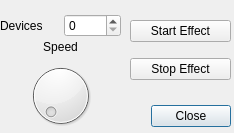
<?xml version="1.0" encoding="UTF-8"?>
<ui version="4.0">
 <class>EffectAnimator</class>
 <widget class="QDialog" name="EffectAnimator">
  <property name="geometry">
   <rect>
    <x>0</x>
    <y>0</y>
    <width>234</width>
    <height>133</height>
   </rect>
  </property>
  <property name="windowTitle">
   <string>Dialog</string>
  </property>
  <widget class="QDialogButtonBox" name="buttonBox">
   <property name="geometry">
    <rect>
     <x>130</x>
     <y>100</y>
     <width>101</width>
     <height>32</height>
    </rect>
   </property>
   <property name="orientation">
    <enum>Qt::Horizontal</enum>
   </property>
   <property name="standardButtons">
    <set>QDialogButtonBox::Close</set>
   </property>
  </widget>
  <widget class="QWidget" name="verticalLayoutWidget">
   <property name="geometry">
    <rect>
     <x>130</x>
     <y>10</y>
     <width>101</width>
     <height>80</height>
    </rect>
   </property>
   <layout class="QVBoxLayout" name="verticalLayout">
    <item>
     <widget class="QPushButton" name="startButton">
      <property name="text">
       <string>Start Effect</string>
      </property>
     </widget>
    </item>
    <item>
     <widget class="QPushButton" name="stopButton">
      <property name="text">
       <string>Stop Effect</string>
      </property>
     </widget>
    </item>
   </layout>
  </widget>
  <widget class="QWidget" name="verticalLayoutWidget_2">
   <property name="geometry">
    <rect>
     <x>0</x>
     <y>40</y>
     <width>121</width>
     <height>91</height>
    </rect>
   </property>
   <layout class="QVBoxLayout" name="verticalLayout_2">
    <item>
     <widget class="QLabel" name="label">
      <property name="text">
       <string>Speed</string>
      </property>
      <property name="alignment">
       <set>Qt::AlignCenter</set>
      </property>
     </widget>
    </item>
    <item>
     <widget class="QDial" name="speedDial">
      <property name="maximum">
       <number>1000</number>
      </property>
      <property name="pageStep">
       <number>3</number>
      </property>
      <property name="notchesVisible">
       <bool>false</bool>
      </property>
     </widget>
    </item>
   </layout>
  </widget>
  <widget class="QWidget" name="horizontalLayoutWidget">
   <property name="geometry">
    <rect>
     <x>0</x>
     <y>10</y>
     <width>121</width>
     <height>31</height>
    </rect>
   </property>
   <layout class="QHBoxLayout" name="horizontalLayout">
    <item>
     <widget class="QLabel" name="label_2">
      <property name="text">
       <string>Devices</string>
      </property>
     </widget>
    </item>
    <item>
     <widget class="QSpinBox" name="devicesBox"/>
    </item>
   </layout>
  </widget>
  <zorder>buttonBox</zorder>
  <zorder>verticalLayoutWidget</zorder>
  <zorder>verticalLayoutWidget_2</zorder>
  <zorder>horizontalLayoutWidget</zorder>
  <zorder>label_2</zorder>
 </widget>
 <resources/>
 <connections>
  <connection>
   <sender>buttonBox</sender>
   <signal>accepted()</signal>
   <receiver>EffectAnimator</receiver>
   <slot>accept()</slot>
   <hints>
    <hint type="sourcelabel">
     <x>248</x>
     <y>254</y>
    </hint>
    <hint type="destinationlabel">
     <x>157</x>
     <y>274</y>
    </hint>
   </hints>
  </connection>
  <connection>
   <sender>buttonBox</sender>
   <signal>rejected()</signal>
   <receiver>EffectAnimator</receiver>
   <slot>reject()</slot>
   <hints>
    <hint type="sourcelabel">
     <x>316</x>
     <y>260</y>
    </hint>
    <hint type="destinationlabel">
     <x>286</x>
     <y>274</y>
    </hint>
   </hints>
  </connection>
 </connections>
</ui>
